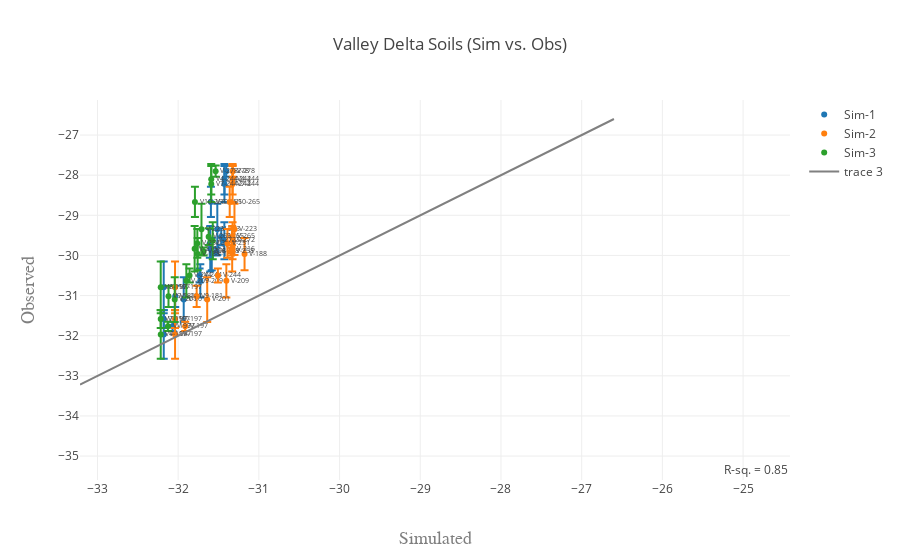

The code cell stored with this chart in its notebook:
### Code cell
data = []
for folder in range(1, folders + 1):
    df = delta_dat.loc[delta_dat['IDsim'] == ('Sim-' + str(folder))]
    df = df.loc[df['Transect'] == 'V']
    trace = get_scatter(df, test_var, sd, name=('Sim-' + str(folder)))
    data.append(trace)
    
data.append(get_xy_line(delta_dat, test_var, delta=True))

fig = go.Figure(data=data, layout=get_layout(delta_dat, test_var, title='Valley Delta Soils (Sim vs. Obs)'))
iplot(fig)

### Figure 1 — Plotly figure (JSON) as saved in the notebook; plotly's stock layout.template omitted (floating-point values rounded to 4 significant figures)
{"data": [{"error_y": {"array": [0.6041, 0.3818, 0.2232, 0.4497, 0.6438, 0.267, 0.3769, 0.4041, 0.1155, 0.5568, 0.4163, 0.5686, 0.6364, 0.1732, 0.3606, 0.1, 0.2082, 0.4619, 0.1414], "symmetric": true, "type": "data"}, "mode": "markers+text", "name": "Sim-1", "text": ["V4-197", "V4-244", "V7-197", "V7-244", "V8-197", "V9-181", "V10-265", "V-188", "V-197", "V-201", "V-209", "V-216", "V-223", "V-244", "V-251", "V-258", "V-265", "V-272", "V-278"], "textfont": {"size": 7}, "textposition": "right", "type": "scatter", "x": [-32.18, -31.43, -32.18, -31.43, -32.18, -32.04, -31.59, -31.58, -32.07, -31.93, -31.73, -31.6, -31.51, -31.73, -31.61, -31.52, -31.47, -31.43, -31.4], "y": [-31.97, -28.1, -31.58, -28.22, -30.8, -31.02, -28.67, -29.97, -31.77, -31.1, -30.63, -29.83, -29.35, -30.5, -29.7, -29.9, -29.53, -29.63, -27.9]}, {"error_y": {"array": [0.6041, 0.3818, 0.2232, 0.4497, 0.6438, 0.267, 0.3769, 0.4041, 0.1155, 0.5568, 0.4163, 0.5686, 0.6364, 0.1732, 0.3606, 0.1, 0.2082, 0.4619, 0.1414], "symmetric": true, "type": "data"}, "mode": "markers+text", "name": "Sim-2", "text": ["V4-197", "V4-244", "V7-197", "V7-244", "V8-197", "V9-181", "V10-265", "V-188", "V-197", "V-201", "V-209", "V-216", "V-223", "V-244", "V-251", "V-258", "V-265", "V-272", "V-278"], "textfont": {"size": 7}, "textposition": "right", "type": "scatter", "x": [-32.04, -31.33, -32.04, -31.33, -32.04, -31.77, -31.36, -31.18, -31.91, -31.64, -31.4, -31.33, -31.3, -31.51, -31.39, -31.35, -31.33, -31.33, -31.32], "y": [-31.97, -28.1, -31.58, -28.22, -30.8, -31.02, -28.67, -29.97, -31.77, -31.1, -30.63, -29.83, -29.35, -30.5, -29.7, -29.9, -29.53, -29.63, -27.9]}, {"error_y": {"array": [0.6041, 0.3818, 0.2232, 0.4497, 0.6438, 0.267, 0.3769, 0.4041, 0.1155, 0.5568, 0.4163, 0.5686, 0.6364, 0.1732, 0.3606, 0.1, 0.2082, 0.4619, 0.1414], "symmetric": true, "type": "data"}, "mode": "markers+text", "name": "Sim-3", "text": ["V4-197", "V4-244", "V7-197", "V7-244", "V8-197", "V9-181", "V10-265", "V-188", "V-197", "V-201", "V-209", "V-216", "V-223", "V-244", "V-251", "V-258", "V-265", "V-272", "V-278"], "textfont": {"size": 7}, "textposition": "right", "type": "scatter", "x": [-32.22, -31.59, -32.22, -31.59, -32.22, -32.12, -31.79, -31.76, -32.13, -32.04, -31.9, -31.8, -31.71, -31.86, -31.76, -31.68, -31.62, -31.57, -31.54], "y": [-31.97, -28.1, -31.58, -28.22, -30.8, -31.02, -28.67, -29.97, -31.77, -31.1, -30.63, -29.83, -29.35, -30.5, -29.7, -29.9, -29.53, -29.63, -27.9]}, {"marker": {"color": "grey", "opacity": 0.9}, "mode": "lines", "type": "scatter", "x": [-33.22, -26.6], "y": [-33.22, -26.6]}], "layout": {"annotations": [{"showarrow": false, "text": "R-sq. = 0.85", "x": -24.84, "y": -35.33}], "showlegend": true, "title": "Valley Delta Soils (Sim vs. Obs)", "xaxis": {"title": "Simulated", "titlefont": {"color": "#7f7f7f", "family": "Courier New, monospace", "size": 18}}, "yaxis": {"title": "Observed", "titlefont": {"color": "#7f7f7f", "family": "Courier New, monospace", "size": 18}}}}
